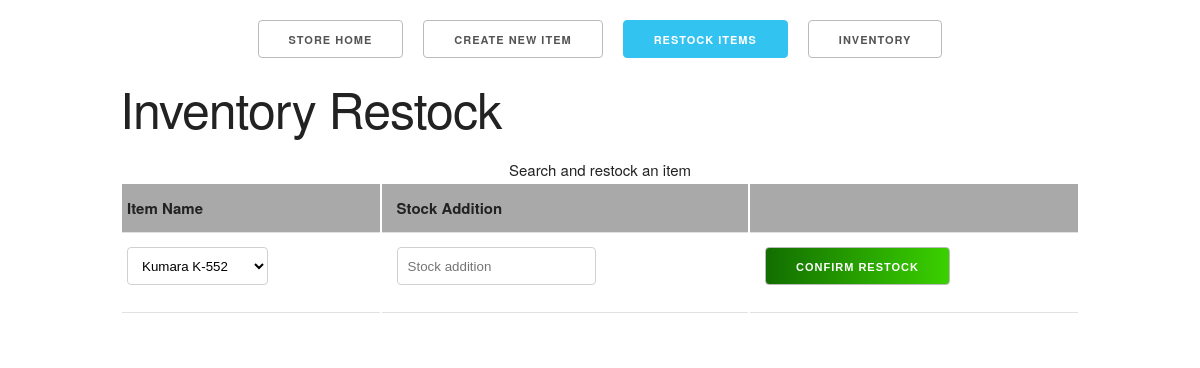
Before: /restock with the older database file.
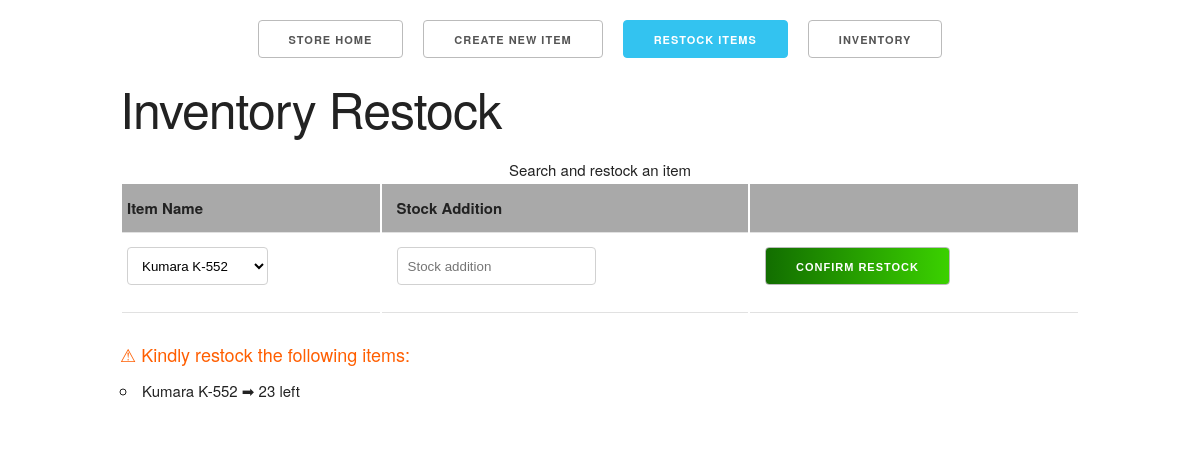
After: the same page with the newer database file.
### store/models.py (models this page shows, shortened)
class Item(db.Model):
    __tablename__ = 'item'
    id = db.Column(db.Integer, primary_key = True)
    name = db.Column(db.String(32), unique = True, nullable = False)
    price = db.Column(db.Float, default = 0)
    stock = db.Column(db.Integer, default = 0)
    sold_out = db.Column(db.Boolean, default = False)
    post_restock = db.Column(db.Integer)
    low_stock = db.Column(db.Boolean, default = False)

### store/main/views.py (the view, shortened to what this page needs)
@main.route('/restock', methods=['GET', 'POST'])
def restock():
    items = Item.query.all()
    low_stock_items = filter_low_stock(items)
    item_names = [x.name for x in items]
    modded_item = None
    restock_form = RestockItems()
    if low_stock_items:
        flash('⚠ Kindly restock the following items:', 'warning')
    return render_template('main/restock.html', items = items, restock_form = restock_form, low_stock_items = low_stock_items)

### store/main/forms.py
class RestockItems(FlaskForm):
    addition = IntegerField()
    submit = SubmitField('Confirm Restock')

### store/main/views.py (called while the page is built)
def filter_low_stock(items):
    return [item for item in items if item.low_stock]

### store/templates/main/restock.html (shortened to what this page needs)
{% extends "base.html" %}
{% block body %}
<div class="menu">
    <a href="{{ url_for('main.index') }}" class="menu-item button">Store Home</a>
    <a href="{{ url_for('main.create_item') }}" class="menu-item button">Create New Item</a>
    <a href="{{ url_for('main.restock') }}" class="menu-item button button-primary">Restock Items</a>
    <a href="{{ url_for('main.manage_items') }}" class="menu-item button">Inventory</a>
</div>
<div class="container u-full-width">
    <h1>Inventory Restock</h1>
    <form method="POST">
        <table class="u-full-width">
            <caption>Search and restock an item</caption>
            <thead>
                <tr>
                    <th>Item Name</th>
                    <th>Stock Addition</th>
                    <th></th>
                </tr>
            </thead>
            <tbody>
                <tr>
                    <td>
                        <select name="item-name">
                            {% for item in items %}
                            <option value="{{ item.name }}">{{ item.name }}</option>
                            {% endfor %}
                        </select>
                    </td>
                    <td>{{ restock_form.addition(placeholder='Stock addition') }}</td>
                    <td>{{ restock_form.submit(class='confirm') }}</td>
                </tr>
            </tbody>
        </table>
        {% for categ, msg in get_flashed_messages(with_categories=True) %}
        <div class="flash">
            <li style="list-style: none;" class="{{ categ }}">{{ msg }}</li>
        </div>
        {% endfor %}
        <ul>
            {% for item in low_stock_items %}
            <li>{{ item.name }} ➡ {{ item.stock }} left</li>
            {% endfor %}
        </ul>
    </form>
</div>
{% endblock %}

Changed rows visible on the page:
now on this page (row edited): Item: name "Kumara K-552", stock "23"
Other visible differences:
new list line: "⚠ Kindly restock the following items:"
